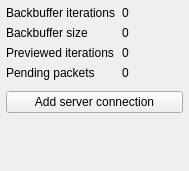
<?xml version="1.0" encoding="UTF-8"?>
<ui version="4.0">
 <class>RenderServersSummaryDock</class>
 <widget class="QDockWidget" name="RenderServersSummaryDock">
  <property name="geometry">
   <rect>
    <x>0</x>
    <y>0</y>
    <width>189</width>
    <height>171</height>
   </rect>
  </property>
  <property name="minimumSize">
   <size>
    <width>189</width>
    <height>171</height>
   </size>
  </property>
  <property name="features">
   <set>QDockWidget::NoDockWidgetFeatures</set>
  </property>
  <property name="allowedAreas">
   <set>Qt::LeftDockWidgetArea|Qt::RightDockWidgetArea</set>
  </property>
  <property name="windowTitle">
   <string>Render Servers Summary</string>
  </property>
  <widget class="QWidget" name="dockWidgetContents">
   <layout class="QVBoxLayout" name="verticalLayout">
    <property name="margin">
     <number>6</number>
    </property>
    <item>
     <layout class="QGridLayout" name="gridLayout">
      <item row="3" column="1">
       <widget class="QLabel" name="packetsPendingLabel">
        <property name="text">
         <string>0</string>
        </property>
       </widget>
      </item>
      <item row="0" column="0">
       <widget class="QLabel" name="label_3">
        <property name="text">
         <string>Backbuffer iterations</string>
        </property>
       </widget>
      </item>
      <item row="0" column="1">
       <widget class="QLabel" name="numIterationsInBufferLabel">
        <property name="text">
         <string>0</string>
        </property>
       </widget>
      </item>
      <item row="2" column="0">
       <widget class="QLabel" name="label_4">
        <property name="text">
         <string>Previewed iterations</string>
        </property>
       </widget>
      </item>
      <item row="2" column="1">
       <widget class="QLabel" name="previewedIterationsLabel">
        <property name="text">
         <string>0</string>
        </property>
       </widget>
      </item>
      <item row="3" column="0">
       <widget class="QLabel" name="label_5">
        <property name="text">
         <string>Pending packets</string>
        </property>
       </widget>
      </item>
      <item row="1" column="0">
       <widget class="QLabel" name="label">
        <property name="text">
         <string>Backbuffer size</string>
        </property>
       </widget>
      </item>
      <item row="1" column="1">
       <widget class="QLabel" name="backBufferSizeLabel">
        <property name="text">
         <string>0</string>
        </property>
       </widget>
      </item>
     </layout>
    </item>
    <item>
     <spacer name="verticalSpacer">
      <property name="orientation">
       <enum>Qt::Vertical</enum>
      </property>
      <property name="sizeType">
       <enum>QSizePolicy::Fixed</enum>
      </property>
      <property name="sizeHint" stdset="0">
       <size>
        <width>20</width>
        <height>5</height>
       </size>
      </property>
     </spacer>
    </item>
    <item>
     <widget class="QPushButton" name="pushButtonNewServerConnection">
      <property name="text">
       <string>Add server connection</string>
      </property>
     </widget>
    </item>
    <item>
     <spacer name="verticalSpacer_2">
      <property name="orientation">
       <enum>Qt::Vertical</enum>
      </property>
      <property name="sizeHint" stdset="0">
       <size>
        <width>20</width>
        <height>40</height>
       </size>
      </property>
     </spacer>
    </item>
   </layout>
  </widget>
 </widget>
 <resources/>
 <connections/>
</ui>
